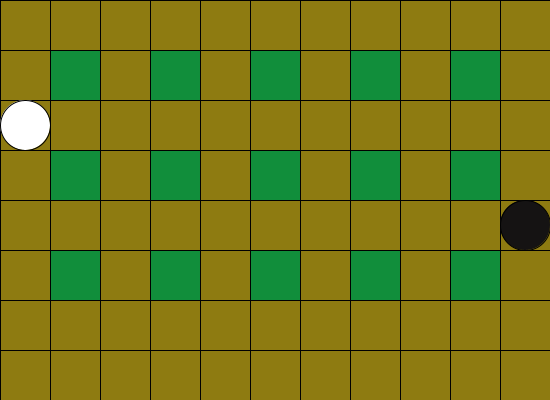
Frame 1 (no input)
Frame 60 (the mouse pressed at the canvas centre just before this capture): identical to frame 1, image omitted
Frame 120 (the mouse held since frame 60 and released just before this capture): identical to frame 1, image omitted

The Processing sketch that drew this single still picture (run headless with seeded random() and noise(); from frame 60 on, the mouse is pressed at the canvas centre):

// Processing sketch: version1
// ── version1.pde
int playerJ1=0,playerI1=2;//初始位置
int playerJ2=10,playerI2=4;
int X1,Y1;
int X2,Y2;
int bomb1=0;
int bomb2=0;
int playerX1,playerY1;
int playerX2,playerY2;
int [][] bombT1 = new int[8][11];
int [][] bombT2 = new int[8][11];
int [][]map={
  {0,0,0,0,0,0,0,0,0,0,0},
  {0,1,0,1,0,1,0,1,0,1,0},
  {0,0,0,0,0,0,0,0,0,0,0},
  {0,1,0,1,0,1,0,1,0,1,0},
  {0,0,0,0,0,0,0,0,0,0,0},
  {0,1,0,1,0,1,0,1,0,1,0},
  {0,0,0,0,0,0,0,0,0,0,0},
  {0,0,0,0,0,0,0,0,0,0,0},
};
void setup(){
  size(550,400);
}
int waiting1=1;
int waiting2=1;
void draw(){
  background(#8E7B11);
  for(int i=0;i<8;i++){
    for(int j=0;j<11;j++){
      if(map[i][j]==1){
        fill(#118E3B);
        rect(j*50,i*50,50,50);
      }else if(map[i][j]==-1){
        fill(#0F8FB4);
        rect(j*50,i*50,50,50);
      if(bombT1[i][j]>0)
      {
        bombT1[i][j]--;
        waiting1=0;
      }
      else if(bombT1[i][j]==0){    
              if(bomb1>0)bomb1--;
              else{
              bombpop1(X1,Y1);
              break;
          }
        }
      }
      else if(map[i][j]==-2){
        fill(#F21111);
        rect(j*50,i*50,50,50);
      if(bombT2[i][j]>0)
      {
        bombT2[i][j]--;
        waiting2=0;
      }
      else if(bombT2[i][j]==0){    
              if(bomb2>0)bomb2--;
              else{
              bombpop2(X2,Y2);
              break;
          }
        }
      }
      else{
        noFill();
        rect(j*50, i*50, 50, 50);
      }
    }
  }
  fill(255);
  playerX1=playerJ1*50+25;
  playerY1=playerI1*50+25;
  ellipse(playerX1,playerY1,50,50);
  fill(#151313);
  playerX2=playerJ2*50+25;
  playerY2=playerI2*50+25;
  ellipse(playerX2,playerY2,50,50);
}
void keyPressed(){
  if(keyCode==RIGHT && notBlock1(1,0) ) playerJ1++;
  if(keyCode==LEFT && notBlock1(-1,0) ) playerJ1--;
  if(keyCode==DOWN && notBlock1(0,1) ) playerI1++;
  if(keyCode==UP && notBlock1(0,-1) ) playerI1--;
  if(key=='f' && notBlock2(1,0) ) playerJ2++;
  if(key=='s' && notBlock2(-1,0) ) playerJ2--;
  if(key=='d' && notBlock2(0,1) ) playerI2++;
  if(key=='e' && notBlock2(0,-1) ) playerI2--;
  if(waiting1==1){
    if(key==' '){
      map[playerI1][playerJ1]=-1;
      bombT1[playerI1][playerJ1]=120;
      X1=playerI1;
      Y1=playerJ1;
    }
  }
  if(waiting2==1){
    if(key=='1'){
      map[playerI2][playerJ2]=-2;
      bombT1[playerI2][playerJ2]=120;
      X2=playerI2;
      Y2=playerJ2;
    }
  }
  int Score1=0;
  int Score2=0;
  if(key=='p'){
    for(int i=0;i<8;i++){
    for(int j=0;j<11;j++){
        if(map[i][j]==-1)Score1++;
        if(map[i][j]==-2)Score2++;
      }
    }
    println(Score1);
    println(Score2);
  }
}
boolean notBlock1(int x, int y){
  if(playerI1+y<0||playerI1+y>=8)return false;
  if(playerJ1+x<0||playerJ1+x>=11)return false;
  if(map[playerI1+y][playerJ1+x]==1) return false;//不可以走
  else return true;
}
boolean notBlock2(int x, int y){
  if(playerI2+y<0||playerI2+y>=8)return false;
  if(playerJ2+x<0||playerJ2+x>=11)return false;
  if(map[playerI2+y][playerJ2+x]==1) return false;//不可以走
  else return true;
}
void bombpop1(int X1,int Y1)
{  
    bomb1=bomb1+1500;
   if(X1-1>=0 && X1-1<8){
     if(map[X1-1][Y1]!=1)
      map[X1-1][Y1]=-1;
   }
   if(X1+1>=0 && X1+1<8){
      if(map[X1+1][Y1]!=1)
      map[X1+1][Y1]=-1;
   }
   if(Y1-1>=0 && Y1-1<11){
     if(map[X1][Y1-1]!=1)
      map[X1][Y1-1]=-1;
   }
   if(Y1+1>=0 && Y1+1<11){
     if(map[X1][Y1+1]!=1)
      map[X1][Y1+1]=-1;
   }
   waiting1=1;
}
void bombpop2(int X2,int Y2)
{  
    bomb2=bomb2+1500;
   if(X2-1>=0 && X2-1<8){
     if(map[X2-1][Y2]!=1)
      map[X2-1][Y2]=-2;
   }
   if(X2+1>=0 && X2+1<8){
      if(map[X2+1][Y2]!=1)
      map[X2+1][Y2]=-2;
   }
   if(Y2-1>=0 && Y2-1<11){
     if(map[X2][Y2-1]!=1)
      map[X2][Y2-1]=-2;
   }
   if(Y2+1>=0 && Y2+1<11){
     if(map[X2][Y2+1]!=1)
      map[X2][Y2+1]=-2;
   }
   waiting2=1;
}
